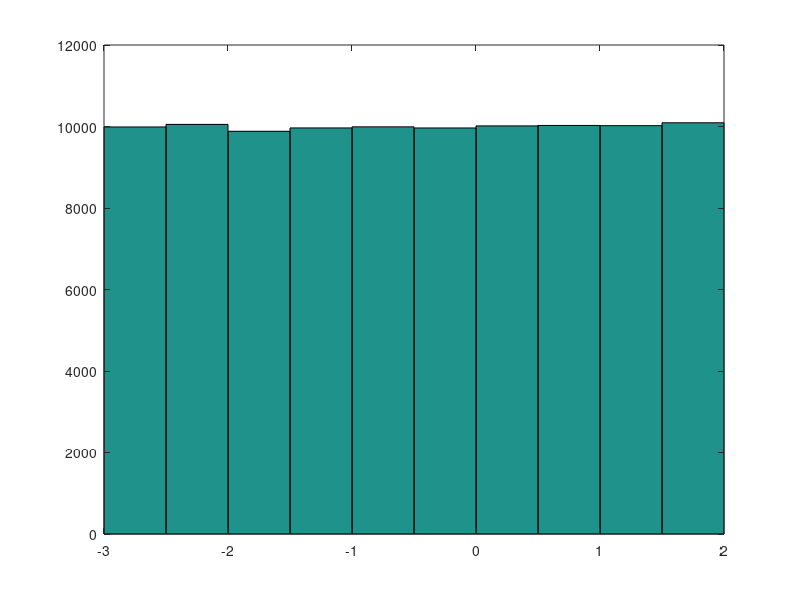

Reproduce this figure in MATLAB. (Note: this script raises an error after producing the figure.)
count = 1;
while (count < 100000)
y(count) = unifrnd(-3,2);
count = count + 1;
end
hist(y);
stats = [mean(y) std(y) var(y)]

%bootstat = bootstrp(100,@mean,y);
%bootstat = sort(bootstat)

%bootconf_mean = bootci(1000,@mean,y)
bootconf_var = bootci(1000,@std,y)

    